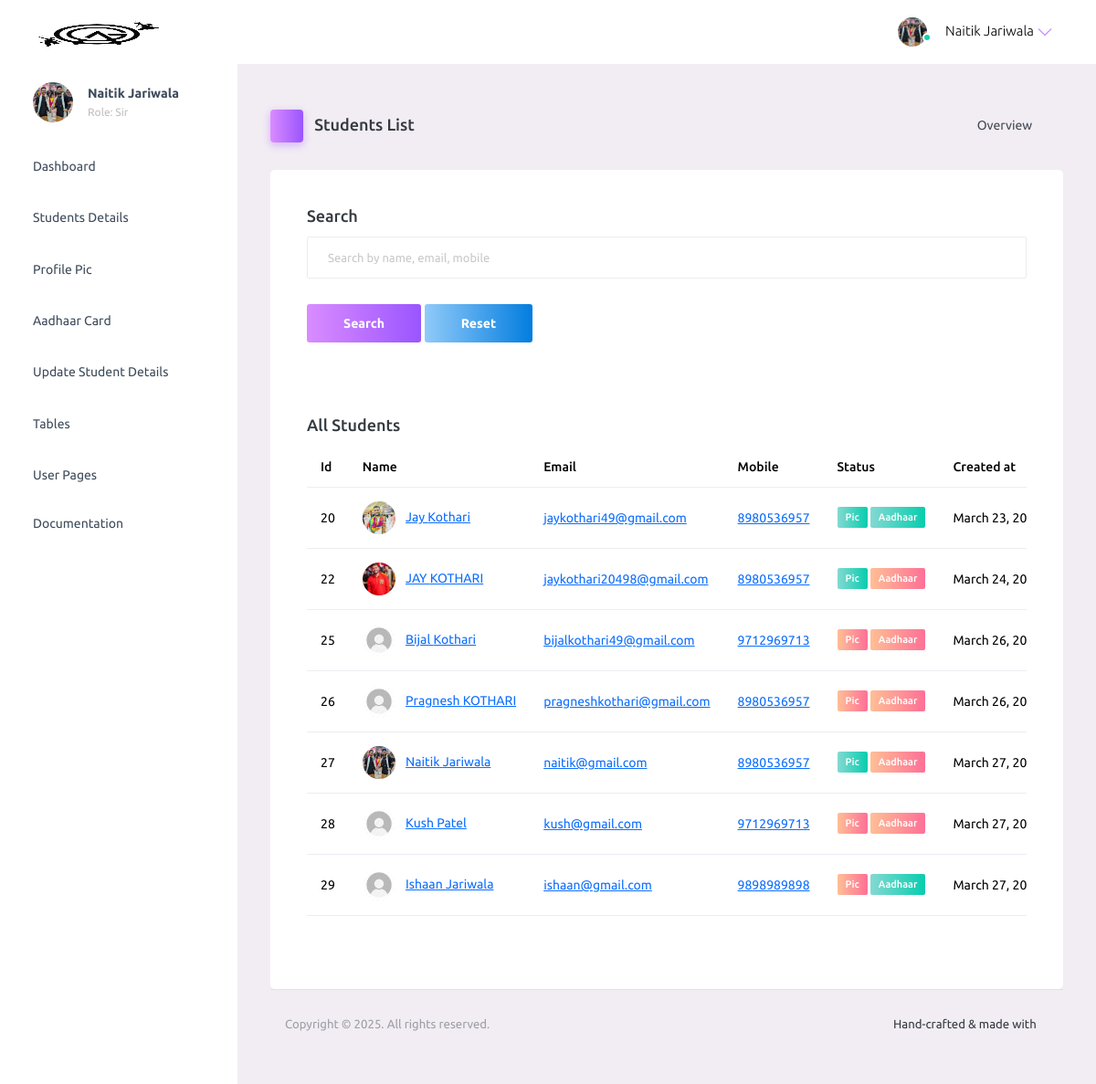
The page /mentor/students_list/ (signed in) on the database as committed earlier.
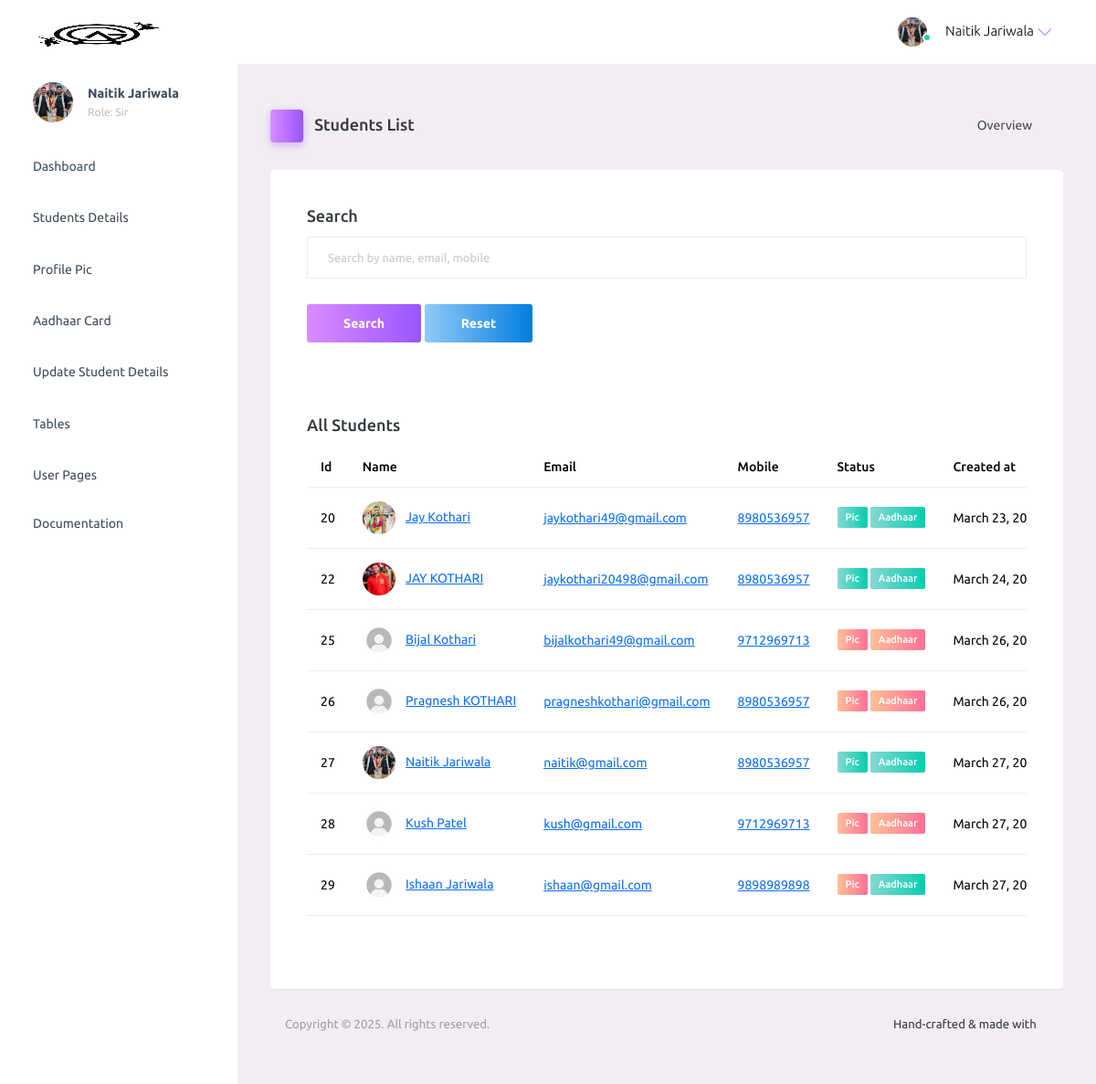
The same page on the database as committed later.
### student/models.py (models this page shows, shortened)
class Student(models.Model):
    doc_choice = (
        ('Owner','Owner'),
        ('Sir','Sir'),
        ('Student','Student'),
    )
    first_name = models.CharField(max_length=30)
    last_name = models.CharField(max_length=30)
    birth_date = models.DateField(blank=True, null=True)
    email = models.EmailField(unique=True)
    mobile = models.CharField(max_length=10)
    parent_mobile = models.CharField(max_length=10)
    role = models.CharField(max_length=10, choices=doc_choice, default='Student')
    address = models.TextField()
    password = models.CharField(max_length=30)
    password_reset = models.BooleanField(default=False)
    verified = models.BooleanField(default=False)
    aadhar = models.CharField(max_length=12)
    aadhar_verified = models.BooleanField(default=False)
    aadhar_verified_by = models.CharField(max_length=30,blank=True,null=True)
    profile_qr = models.FileField(upload_to='profile_qr/',default='default/qr.png')
    profile_image = models.FileField(upload_to='profile/', default='default/profile.jpg')
    profile_image_verified = models.BooleanField(default=False)
    fees_amount = models.IntegerField(default=0)
    fees_paid = models.IntegerField(default=0)
    fees_status = models.BooleanField(default=False)
    batch_name = models.CharField(max_length=30, blank=True, null=True, default='General')
    batch_start_date = models.DateField(blank=True, null=True)
    batch_end_date = models.DateField(blank=True, null=True)
    created_at = models.DateTimeField(auto_now_add=True)

### mentor/views.py (the view, shortened to what this page needs)
# urls.py: path('students_list/', views.students_list, name='students_list'),
def students_list(request):
    try:
        student = Student.objects.get(email=request.session['email'])
        if student.role == 'Student':
            return render(request, 'login.html', {'msg': 'You are not authorized to access this page'})
        students = Student.objects.all()
        return render(request, 'students_list.html', {'students': students, 'student': student})
    except:
        return render(request, 'login.html')

### mentor/templates/students_list.html (shortened to what this page needs)
{% extends 'header.html' %}
{% load static %}
{% block content %}
<div class="main-panel">
  <div class="content-wrapper">
    <div class="page-header">
      <h3 class="page-title">
        <span class="page-title-icon bg-gradient-primary text-white me-2">
          <i class="mdi mdi-home"></i>
        </span> Students List
      </h3>
      <nav aria-label="breadcrumb">
        <ul class="breadcrumb">
          <li class="breadcrumb-item active" aria-current="page">
            Overview <i class="mdi mdi-alert-circle-outline icon-sm text-primary align-middle"></i>
          </li>
        </ul>
      </nav>
    </div>
    <div class="row">
      <div class="col-12 grid-margin">
        <div class="card">
          <div class="card-body">
            <h4 class="card-title">Search</h4>
            <form method="POST" action="{% url 'students_list' %}">
              <div class="form-group">
                <input type="text" class="form-control" id="search" name="search" placeholder="Search by name, email, mobile">
              </div>
              <button type="submit" class="btn btn-gradient-primary mr-2">Search</button>
              <a href="{% url 'students_list' %}" class="btn btn-gradient-info">Reset</a>
            </form>
          </div>
    <div class="row">
      <div class="col-12 grid-margin">
        <div class="card">
          <div class="card-body">
            {% if msg %}
            <h4 class="card-title">{{msg}}</h4>
            {% else %}
            <h4 class="card-title">All Students</h4>
            {% endif %}
            <div class="table-responsive">
              <table class="table">
                <thead>
                  <tr>
                    <th> Id </th>
                    <th> Name </th>
                    <th> Email </th>
                    <th> Mobile </th>
                    <th> Status </th>
                    <th> Created at </th>
                  </tr>
                </thead>
                <tbody>
                  {% for one in students %}
                  <tr>
                    <td>{{one.id}}</td>
                    <td>
                      <img src="{{one.profile_image.url}}" style="object-fit: cover;" class="me-2" alt="image"> <a href="{% url 'view_student' one.id %}">{{one.first_name}} {{one.last_name}}</a>
                    </td>
                    <td> <a href="mailto:{{one.email}}">{{one.email}} </a></td>
                    <td> <a href="tel:+91{{one.mobile}}">{{one.mobile}}</a> </td>
                    <td>
                      {% if one.profile_image_verified %}
                      <label class="badge badge-gradient-success">Pic</label>
                      {% else %}
                      <label class="badge badge-gradient-danger">Pic</label>
                      {% endif %}
                      {% if one.aadhar_verified %}
                      <label class="badge badge-gradient-success">Aadhaar</label>
                      {% else %}
                      <label class="badge badge-gradient-danger">Aadhaar</label>
                      {% endif %}
                    </td>
                    <td>{{one.created_at}}</td>
                  </tr>
                  {% endfor %}
                </tbody>
              </table>
            </div>
          </div>
        </div>
      </div>
    </div>
  </div>
  <footer class="footer">
    <div class="d-sm-flex justify-content-center justify-content-sm-between">
      <span class="text-muted text-center text-sm-left d-block d-sm-inline-block">Copyright © 2025. All rights reserved.</span>
      <span class="float-none float-sm-right d-block mt-1 mt-sm-0 text-center">Hand-crafted & made with <i class="mdi mdi-heart text-danger"></i></span>
    </div>
  </footer>
</div>
{% endblock %}

### mentor/templates/header.html (shortened to what the changed rows need)
{% load static %}
<!DOCTYPE html>
<html lang="en">
  <head>
    <link rel="stylesheet" href="{% static 'assets/vendors/mdi/css/materialdesignicons.min.css' %}">
    <link rel="stylesheet" href="{% static 'assets/vendors/ti-icons/css/themify-icons.css' %}">
    <link rel="stylesheet" href="{% static 'assets/vendors/css/vendor.bundle.base.css' %}">
    <link rel="stylesheet" href="{% static 'assets/vendors/font-awesome/css/font-awesome.min.css' %}">
    <link rel="stylesheet" href="{% static 'assets/vendors/font-awesome/css/font-awesome.min.css' %}" />
    <link rel="stylesheet" href="{% static 'assets/vendors/bootstrap-datepicker/bootstrap-datepicker.min.css' %}">
    <link rel="stylesheet" href="{% static 'assets/css/style.css' %}">
  </head>
  <body>
    {% if student.role == "Sir" or student.role == "Owner" %}
    <div class="container-scroller">
      <nav class="navbar default-layout-navbar col-lg-12 col-12 p-0 fixed-top d-flex flex-row">
        <div class="text-center navbar-brand-wrapper d-flex align-items-center justify-content-center" style="object-fit: cover; overflow: hidden; ">
          <a class="navbar-brand brand-logo" href="{% url 'mentor-index' %}"><img src="{% static 'assets/images/logo.png' %}" alt="logo"  /></a>
        </div>
        <div class="navbar-menu-wrapper d-flex align-items-stretch">
          <button class="navbar-toggler navbar-toggler align-self-center" type="button" data-toggle="minimize">
            <span class="mdi mdi-menu"></span>
          </button>
          <ul class="navbar-nav navbar-nav-right">
            <li class="nav-item nav-profile dropdown">
              <a class="nav-link dropdown-toggle" id="profileDropdown" href="#" data-bs-toggle="dropdown" aria-expanded="false">
                <div class="nav-profile-img">
                  <img src="{{student.profile_image.url}}" style="object-fit: cover;" alt="image">
                  <span class="availability-status online"></span>
                </div>
                <div class="nav-profile-text">
                  <p class="mb-1 text-black">{{student.first_name}} {{student.last_name}}</p>
                </div>
              </a>
            </li>
          </ul>
        </div>
      </nav>
      <div class="container-fluid page-body-wrapper">
        <nav class="sidebar sidebar-offcanvas" id="sidebar">
          <ul class="nav">
            <li class="nav-item nav-profile">
              <a href="#" class="nav-link">
                <div class="nav-profile-image">
                  <img src="{{student.profile_image.url}}" style="object-fit: cover;" alt="profile" />
                </div>
                <div class="nav-profile-text d-flex flex-column">
                  <span class="font-weight-bold mb-2">{{student.first_name}} {{student.last_name}}</span>
                  <span class="text-secondary text-small">Role: {{student.role}}</span>
                </div>
                <i class="mdi mdi-bookmark-check text-success nav-profile-badge"></i>
              </a>
            </li>
            <li class="nav-item">
              <a class="nav-link" href="{% url 'mentor-index' %}">
                <span class="menu-title">Dashboard</span>
                <i class="mdi mdi-home menu-icon"></i>
              </a>
            </li>
            <li class="nav-item">
              <a class="nav-link" data-bs-toggle="collapse" href="#ui-basic" aria-expanded="false" aria-controls="ui-basic">
                <span class="menu-title">Students Details</span>
                <i class="menu-arrow"></i>
                <i class="mdi mdi-contacts menu-icon"></i>
              </a>
            </li>
            <li class="nav-item">
              <a class="nav-link" data-bs-toggle="collapse" href="#icons" aria-expanded="false" aria-controls="icons">
                <span class="menu-title">Profile Pic</span>
                <i class="mdi mdi-contacts menu-icon"></i>
              </a>
            </li>
            <li class="nav-item">
              <a class="nav-link" data-bs-toggle="collapse" href="#forms" aria-expanded="false" aria-controls="forms">
                <span class="menu-title">Aadhaar Card</span>
                <i class="mdi mdi-format-list-bulleted menu-icon"></i>
              </a>
            </li>
            <li class="nav-item">
              <a class="nav-link" data-bs-toggle="collapse" href="#charts" aria-expanded="false" aria-controls="charts">
                <span class="menu-title">Update Student Details</span>
                <i class="mdi mdi-chart-bar menu-icon"></i>
              </a>
            </li>
            <li class="nav-item">
              <a class="nav-link" data-bs-toggle="collapse" href="#tables" aria-expanded="false" aria-controls="tables">
                <span class="menu-title">Tables</span>
                <i class="mdi mdi-table-large menu-icon"></i>
              </a>
            </li>
            <li class="nav-item">
              <a class="nav-link" data-bs-toggle="collapse" href="#auth" aria-expanded="false" aria-controls="auth">
                <span class="menu-title">User Pages</span>
                <i class="menu-arrow"></i>
                <i class="mdi mdi-lock menu-icon"></i>
              </a>
            </li>
            <li class="nav-item">
              <a class="nav-link" href="docs/documentation.html" target="_blank">
                <span class="menu-title">Documentation</span>
              </a>
            </li>
          </ul>
        </nav>
        {% block content %}
        {% endblock %}
      </div>
    </div>
    {% endif %}
  </body>
</html>

Rows that differ between the two databases and show on the page:
changed Student "Naitik": aadhar_verified False → True (drawn)
changed Student "JAY": aadhar_verified False → True (drawn)
